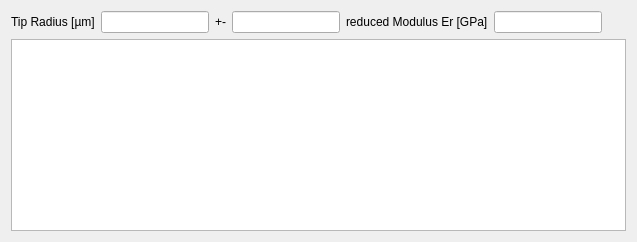
                <widget class="QWidget" name="tab_33">
                 <attribute name="title">
                  <string>Calculated Tip Radius</string>
                 </attribute>
                 <layout class="QGridLayout" name="gridLayout_66">
                  <item row="0" column="0">
                   <widget class="QLabel" name="label_80">
                    <property name="sizePolicy">
                     <sizepolicy hsizetype="Maximum" vsizetype="Maximum">
                      <horstretch>0</horstretch>
                      <verstretch>0</verstretch>
                     </sizepolicy>
                    </property>
                    <property name="text">
                     <string>Tip Radius [µm]</string>
                    </property>
                   </widget>
                  </item>
                  <item row="0" column="5">
                   <widget class="QLineEdit" name="lineEdit_reducedModulus_tabTipRadius">
                    <property name="sizePolicy">
                     <sizepolicy hsizetype="Maximum" vsizetype="Fixed">
                      <horstretch>0</horstretch>
                      <verstretch>0</verstretch>
                     </sizepolicy>
                    </property>
                    <property name="readOnly">
                     <bool>true</bool>
                    </property>
                   </widget>
                  </item>
                  <item row="0" column="2">
                   <widget class="QLabel" name="label_84">
                    <property name="sizePolicy">
                     <sizepolicy hsizetype="Maximum" vsizetype="Preferred">
                      <horstretch>0</horstretch>
                      <verstretch>0</verstretch>
                     </sizepolicy>
                    </property>
                    <property name="text">
                     <string>+-</string>
                    </property>
                   </widget>
                  </item>
                  <item row="0" column="4">
                   <widget class="QLabel" name="label_81">
                    <property name="text">
                     <string>reduced Modulus Er [GPa]</string>
                    </property>
                   </widget>
                  </item>
                  <item row="0" column="1">
                   <widget class="QLineEdit" name="lineEdit_TipRadius_tabTipRadius">
                    <property name="sizePolicy">
                     <sizepolicy hsizetype="Maximum" vsizetype="Fixed">
                      <horstretch>0</horstretch>
                      <verstretch>0</verstretch>
                     </sizepolicy>
                    </property>
                    <property name="readOnly">
                     <bool>true</bool>
                    </property>
                   </widget>
                  </item>
                  <item row="1" column="0" rowspan="2" colspan="10">
                   <widget class="QGraphicsView" name="graphicsView_CalculatedTipRadius_tabTipRadius">
                    <property name="sizePolicy">
                     <sizepolicy hsizetype="Expanding" vsizetype="Expanding">
                      <horstretch>0</horstretch>
                      <verstretch>0</verstretch>
                     </sizepolicy>
                    </property>
                   </widget>
                  </item>
                  <item row="0" column="3">
                   <widget class="QLineEdit" name="lineEdit_TipRadius_errorBar_tabTipRadius">
                    <property name="sizePolicy">
                     <sizepolicy hsizetype="Maximum" vsizetype="Fixed">
                      <horstretch>0</horstretch>
                      <verstretch>0</verstretch>
                     </sizepolicy>
                    </property>
                   </widget>
                  </item>
                 </layout>
                </widget>
